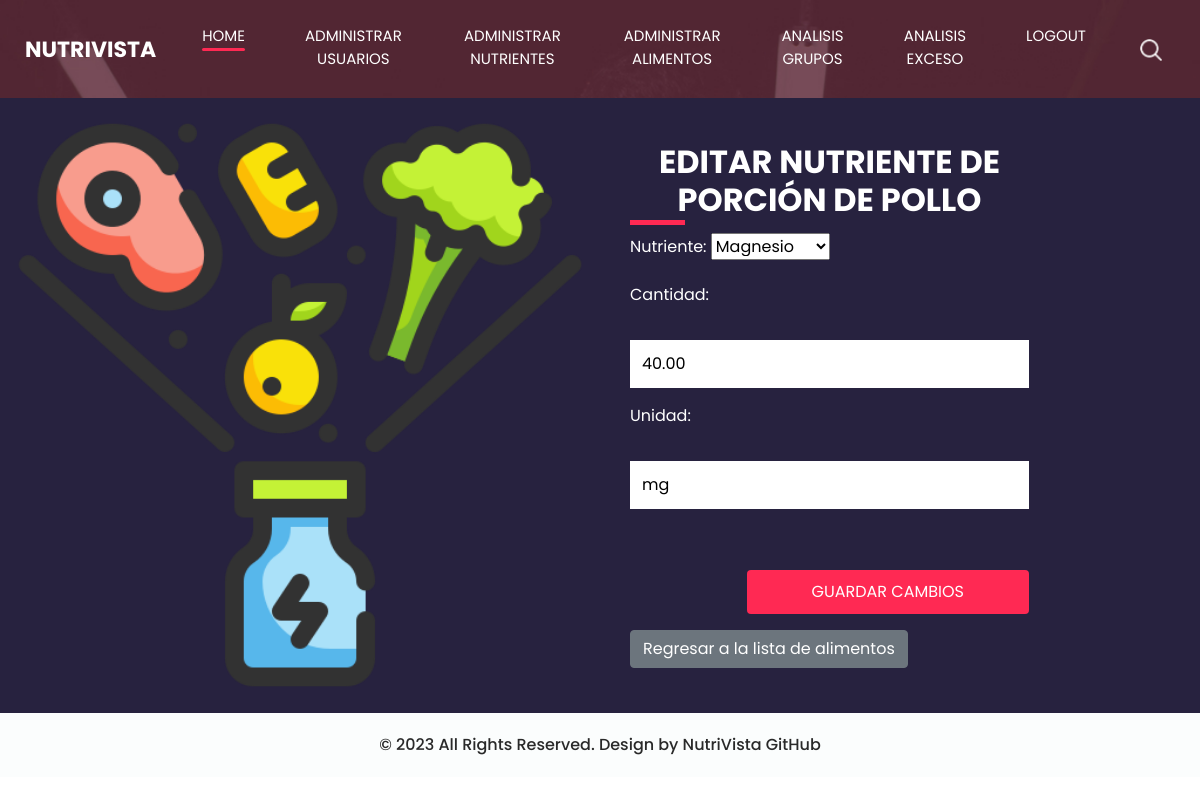
The app's page /super/editar_nutriente_de_alimento/29/29/ (signed in) with its own data.
### base/models.py (models this page shows, shortened)
class Alimento(models.Model):
    usuario = models.ForeignKey(User, on_delete=models.CASCADE)  # Added this line to associate each food item with a user.
    nombre = models.CharField(max_length=255)
    calorias = models.DecimalField(max_digits=6, decimal_places=2)
    proteinas = models.DecimalField(max_digits=6, decimal_places=2)
    carbohidratos = models.DecimalField(max_digits=6, decimal_places=2)
    grasas = models.DecimalField(max_digits=6, decimal_places=2)
    descripcion = models.TextField(null=True, blank=True)
    imagen = models.ImageField(upload_to='alimentos_imagenes/', null=True, blank=True)
    nutrientes = models.ManyToManyField(Nutriente, through='AlimentoNutriente')  # Relación ManyToMany agregada

class AlimentoNutriente(models.Model):
    alimento = models.ForeignKey(Alimento, on_delete=models.CASCADE)
    nutriente = models.ForeignKey(Nutriente, on_delete=models.CASCADE)
    cantidad = models.DecimalField(max_digits=6, decimal_places=2)
    unidad = models.CharField(max_length=20)

### base/views.py (the view)
# urls.py: path('super/editar_nutriente_de_alimento/<int:alimento_id>/<int:relacion_id>/',
@login_required
@user_passes_test(lambda u: u.is_superuser)
def editar_nutriente_de_alimento(request, alimento_id, relacion_id):
    alimento = get_object_or_404(Alimento, id=alimento_id)
    relacion = get_object_or_404(AlimentoNutriente, id=relacion_id)
    if request.method == "POST":
        form = AlimentoNutrienteForm(request.POST, instance=relacion)
        if form.is_valid():
            form.save()
            return redirect('listar_todos_alimentos')
    else:
        form = AlimentoNutrienteForm(instance=relacion)
    return render(request, 'base/editar_nutriente_de_alimento.html', {'form': form, 'alimento': alimento})

### base/forms.py
class AlimentoNutrienteForm(forms.ModelForm):
    class Meta:
        model = AlimentoNutriente
        fields = '__all__'
        exclude = ['alimento']

### base/models.py (called while the page is built)
    def __str__(self):
        return self.nombre

### base/templates/base/editar_nutriente_de_alimento.html (shortened to what this page needs)
{% load static %}
<html>
<head>
    <link rel="stylesheet" type="text/css" href="https://cdnjs.cloudflare.com/ajax/libs/OwlCarousel2/2.3.4/assets/owl.carousel.min.css" />
    <link rel="stylesheet" type="text/css" href="{% static 'css/bootstrap.css' %}" />
    <link href="{% static 'css/style.css' %}" rel="stylesheet" />
    <link href="{% static 'css/responsive.css' %}" rel="stylesheet" />
</head>
<body class="sub_page">
    <div class="hero_area">
        <header class="header_section">
            <div class="container-fluid">
                <nav class="navbar navbar-expand-lg custom_nav-container ">
                    <a class="navbar-brand" href="{% url 'main_page' %}">
                        <span>
                            NutriVista
                        </span>
                    </a>
                    <div class="collapse navbar-collapse" id="navbarSupportedContent">
                        <div class="d-flex ml-auto flex-column flex-lg-row align-items-center">
                          <ul class="navbar-nav  ">
                            <li class="nav-item active">
                              <a class="nav-link" href="{% url 'main_page' %}">Home <span class="sr-only">(current)</span></a>
                            </li>
                            {% if user.is_superuser %}
                            <li class="nav-item ">
                              <a class="nav-link" href="{% url 'lista_usuarios_inactivos' %}"> Administrar Usuarios</a>
                            </li>
                            <li class="nav-item ">
                              <a class="nav-link" href="{% url 'listar_nutrientes' %}"> Administrar Nutrientes</a>
                            </li>
                            <li class="nav-item ">
                              <a class="nav-link" href="{% url 'listar_todos_alimentos' %}"> Administrar Alimentos</a>
                            </li>
                              <li class="nav-item ">
                                  <a class="nav-link" href="{% url 'analisis-consumo' %}"> Analisis Grupos</a>
                            </li>
                              <li class="nav-item ">
                                  <a class="nav-link" href="{% url 'reporte_excesos' %}"> Analisis Exceso</a>
                            </li>
                            {% endif %}
                            <li class="nav-item">
                              <a class="nav-link" href="{% url 'logout' %}"> Logout</a>
                            </li>
                          </ul>
                            <div class="user_option">
                                <form class="form-inline my-2 my-lg-0 ml-0 ml-lg-4 mb-3 mb-lg-0">
                                    <button class="btn  my-2 my-sm-0 nav_search-btn" type="submit"></button>
                                </form>
                            </div>
                        </div>
                    </div>
                </nav>
            </div>
        </header>
    </div>
    <section class="contact_section ">
        <div class="container-fluid">
            <div class="row">
                <div class="col-md-6 px-0">
                    <div class="img-box">
                        <img src="{% static 'images/2317045.png' %}" alt="">
                    </div>
                </div>
                <div class="col-lg-5 col-md-6">
                    <div class="form_container pr-0 pr-lg-5 mr-0 mr-lg-2">
                        <div class="heading_container">
                            <h2>
                                Editar Nutriente de {{ alimento.nombre }}
                            </h2>
                        </div>
                        <form method="post">
                            {{ form.as_p }}
                            <div class="d-flex ">
                                <button type="submit" class="btn btn-primary">Guardar Cambios</button>
                            </div>
                        </form>
                        <div class="mt-3">
                            <a href="{% url 'listar_todos_alimentos' %}" class="btn btn-secondary">Regresar a la lista de alimentos</a>
                        </div>
                    </div>
                </div>
            </div>
        </div>
    </section>
    <footer class="container-fluid footer_section">
        <p>
            &copy; 2023 All Rights Reserved. Design by NutriVista
            <a href="https://github.com/davidguillen2002/proyectoweb.git">GitHub</a>
        </p>
    </footer>
</body>
</html>

### base/static/css/style.css (style rules this page uses)
body { font-family: 'Poppins', sans-serif; color: #000000; background-color: #ffffff; }
.heading_container { display: -webkit-box; display: -ms-flexbox; display: flex; -webkit-box-pack: center; -ms-flex-pack: center; justify-content: center; text-align: center; }
.heading_container h2 { font-weight: bold; position: relative; padding-bottom: 5px; text-transform: uppercase; }
.heading_container h2::before { content: ""; position: absolute; bottom: 0; left: 50%; width: 55px; height: 5px; background-color: #ff2953; -webkit-transform: translateX(-50%); transform: translateX(-50%); }
.hero_area { height: 100vh; display: -webkit-box; display: -ms-flexbox; display: flex; -webkit-box-orient: vertical; -webkit-box-direction: normal; -ms-flex-direction: column; flex-direction: column; background-image: url(../images/hero-bg.jpg); background-size: cover; background-attachment: fixed; }
.sub_page .hero_area { height: auto; }
.header_section .container-fluid { padding-right: 25px; padding-left: 25px; }
.custom_nav-container.navbar-expand-lg .navbar-nav .nav-item .nav-link { margin: 10px 30px; padding: 0; padding-bottom: 3px; color: #ffffff; text-align: center; position: relative; text-transform: uppercase; font-size: 15px; }
.custom_nav-container.navbar-expand-lg .navbar-nav .nav-item .nav-link::after { display: none; content: ""; position: absolute; left: 0; bottom: 0; width: 100%; height: 3px; border-radius: 5px; background-color: #ffffff; }
.custom_nav-container.navbar-expand-lg .navbar-nav .nav-item.active a::after, .custom_nav-container.navbar-expand-lg .navbar-nav .nav-item:hover a::after { display: block; background-color: #ff2953; }
a, a:hover, a:focus { text-decoration: none; }
.btn, .btn:focus { outline: none !important; -webkit-box-shadow: none; box-shadow: none; }
.user_option { display: -webkit-box; display: -ms-flexbox; display: flex; -webkit-box-align: center; -ms-flex-align: center; align-items: center; }
.custom_nav-container .nav_search-btn { background-image: url(../images/search-icon.png); background-size: 22px; background-repeat: no-repeat; background-position-y: 7px; width: 35px; height: 35px; padding: 0; border: none; }
.navbar-brand { display: -webkit-box; display: -ms-flexbox; display: flex; -webkit-box-align: center; -ms-flex-align: center; align-items: center; position: relative; }
.navbar-brand span { font-size: 22px; text-transform: uppercase; font-weight: bold; color: #ffffff; position: relative; z-index: 3; }
.custom_nav-container { z-index: 99999; padding: 15px 0; }
.contact_section { position: relative; background-color: #27223f; color: #ffffff; }
.contact_section .heading_container { -webkit-box-pack: start; -ms-flex-pack: start; justify-content: start; }
.contact_section .heading_container h2::before { text-align: left; left: 0; -webkit-transform: none; transform: none; }
.contact_section .row { -webkit-box-align: center; -ms-flex-align: center; align-items: center; }
.contact_section .img-box img { width: 100%; }
.contact_section .form_container { padding: 45px 0 45px 15px; }
.contact_section input { width: 100%; border: none; background-color: #ffffff; outline: none; color: #000000; margin-top: 25px; padding: 12px; }
.contact_section input::placeholder { color: #2a2a2c; }
.contact_section button { padding: 10px 65px; outline: none; border: none; color: #ffffff; background: #ff2953; margin: 45px 0 0 auto; text-transform: uppercase; }
.footer_section { background-color: #fbfdfd; padding: 20px; font-weight: 500; }
.footer_section p { color: #292929; margin: 0; text-align: center; }
.footer_section a { color: #292929; }

### records on screen
Alimento: nombre "PORCIÓN DE POLLO"
AlimentoNutriente: nutriente "Magnesio", cantidad "40.00", unidad "mg"
